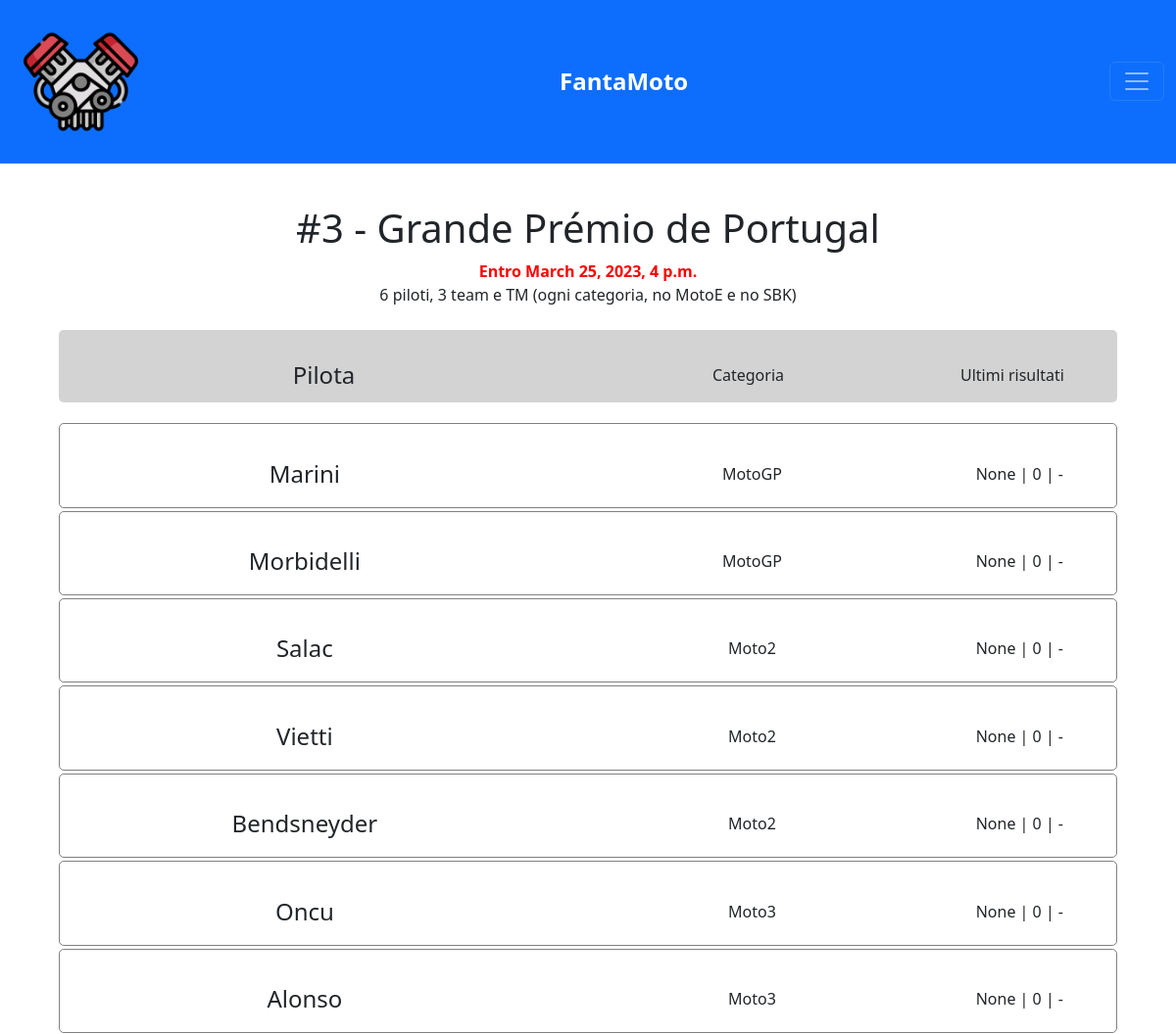
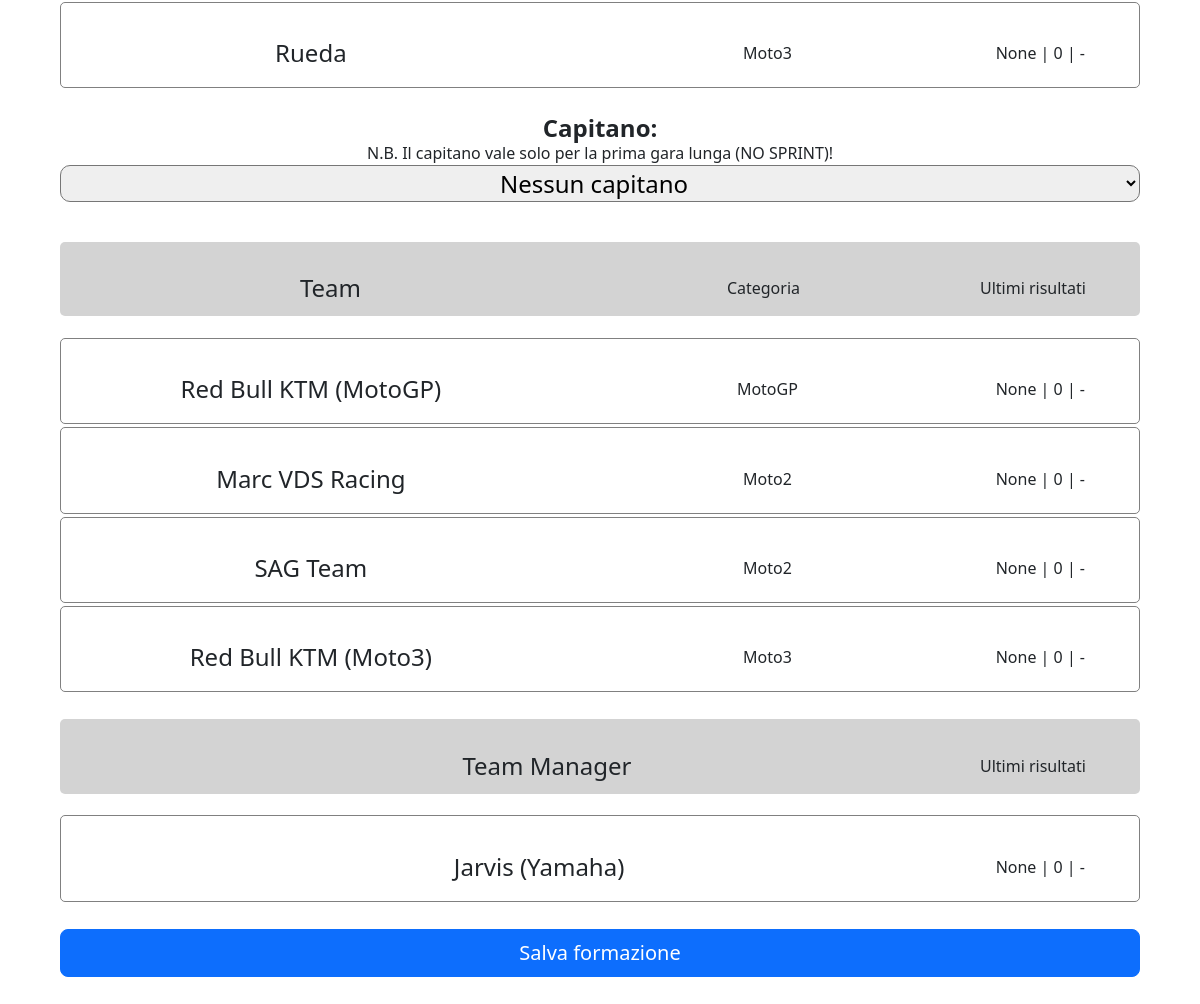
Page /fantamoto/formazione (signed in) on the earlier database version (2 pictures, top to bottom).
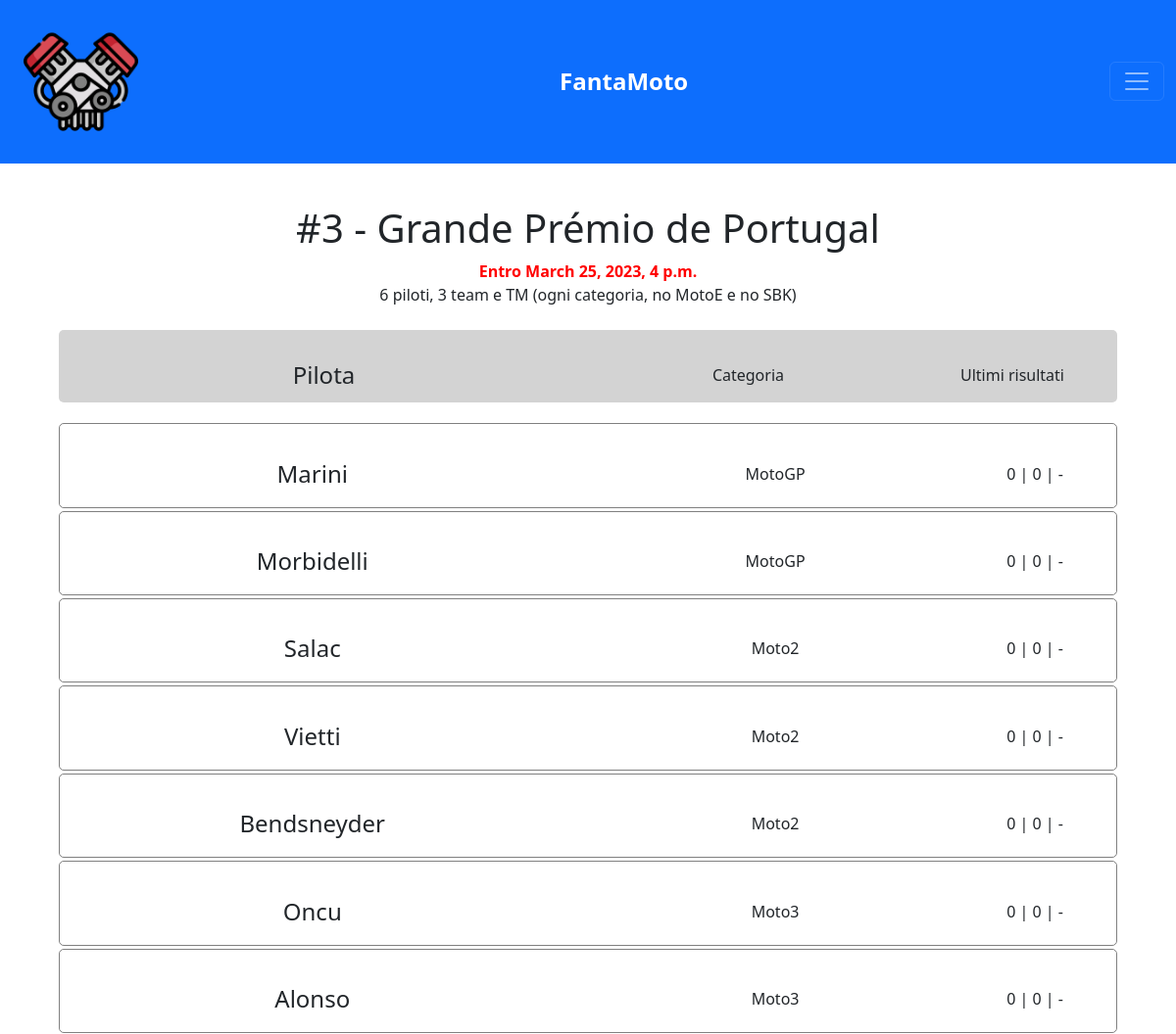
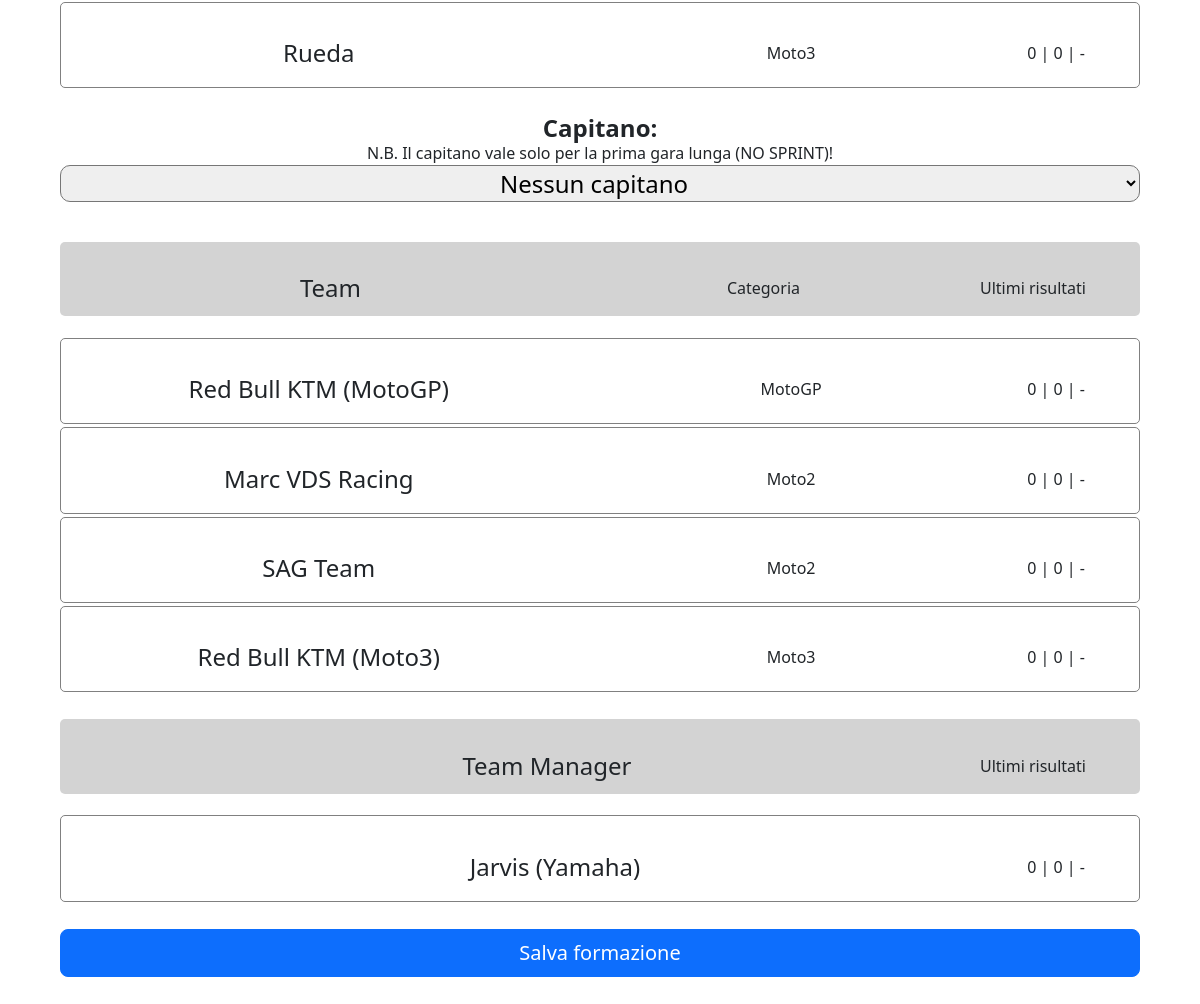
Same page on the later database version (2 pictures, top to bottom).
### fantamotori/models.py (models this page shows)
class Moto_piloti(models.Model):
    nome = models.TextField()
    categoria = models.TextField()
    username = models.TextField(default="a")
    utente = models.ForeignKey(User, on_delete=models.PROTECT)
    gara01 = models.IntegerField(blank=True, null=True)
    gara02 = models.IntegerField(blank=True, null=True)
    gara03 = models.IntegerField(blank=True, null=True)
    gara04 = models.IntegerField(blank=True, null=True)
    gara05 = models.IntegerField(blank=True, null=True)
    gara06 = models.IntegerField(blank=True, null=True)
    gara07 = models.IntegerField(blank=True, null=True)
    gara08 = models.IntegerField(blank=True, null=True)
    gara09 = models.IntegerField(blank=True, null=True)
    gara10 = models.IntegerField(blank=True, null=True)
    gara11 = models.IntegerField(blank=True, null=True)
    gara12 = models.IntegerField(blank=True, null=True)
    gara13 = models.IntegerField(blank=True, null=True)
    gara14 = models.IntegerField(blank=True, null=True)
    gara15 = models.IntegerField(blank=True, null=True)
    gara16 = models.IntegerField(blank=True, null=True)
    gara17 = models.IntegerField(blank=True, null=True)
    gara18 = models.IntegerField(blank=True, null=True)
    gara19 = models.IntegerField(blank=True, null=True)
    gara20 = models.IntegerField(blank=True, null=True)
    gara21 = models.IntegerField(blank=True, null=True)
    gara22 = models.IntegerField(blank=True, null=True)
    gara23 = models.IntegerField(blank=True, null=True)
    totale = models.IntegerField(default=0)

class Moto_team(models.Model):
    nome = models.TextField()
    categoria = models.TextField()
    username = models.TextField(default="a")
    utente = models.ForeignKey(User, on_delete=models.PROTECT)
    gara01 = models.IntegerField(blank=True, null=True)
    gara02 = models.IntegerField(blank=True, null=True)
    gara03 = models.IntegerField(blank=True, null=True)
    gara04 = models.IntegerField(blank=True, null=True)
    gara05 = models.IntegerField(blank=True, null=True)
    gara06 = models.IntegerField(blank=True, null=True)
    gara07 = models.IntegerField(blank=True, null=True)
    gara08 = models.IntegerField(blank=True, null=True)
    gara09 = models.IntegerField(blank=True, null=True)
    gara10 = models.IntegerField(blank=True, null=True)
    gara11 = models.IntegerField(blank=True, null=True)
    gara12 = models.IntegerField(blank=True, null=True)
    gara13 = models.IntegerField(blank=True, null=True)
    gara14 = models.IntegerField(blank=True, null=True)
    gara15 = models.IntegerField(blank=True, null=True)
    gara16 = models.IntegerField(blank=True, null=True)
    gara17 = models.IntegerField(blank=True, null=True)
    gara18 = models.IntegerField(blank=True, null=True)
    gara19 = models.IntegerField(blank=True, null=True)
    gara20 = models.IntegerField(blank=True, null=True)
    gara21 = models.IntegerField(blank=True, null=True)
    gara22 = models.IntegerField(blank=True, null=True)
    gara23 = models.IntegerField(blank=True, null=True)
    totale = models.IntegerField(default=0)

### fantamotori/views.py (the view)
# urls.py: path("fantamoto/formazione", views.moto_formazione, name="fantamoto/formazione"),
@login_required
def moto_formazione(request):
    now = timezone.localtime()
    alldates = Moto_giornata.objects.values_list('data', flat=True)
    alldates = list(alldates)
    for date in alldates:
        date = timezone.localtime(date)
        if date > now:
            nextdate = date
            break
    nextgara = Moto_giornata.objects.get(data=nextdate)
    piloti = Moto_piloti.objects.filter(username=request.user.username)
    teams = Moto_team.objects.filter(username=request.user.username)
    tm = Moto_teammanager.objects.get(username=request.user.username)
    ultime = [nextgara.id - 1, nextgara.id - 2, nextgara.id - 3]
    for i in range(3):
        if ultime[i] == 0 or ultime[i] < 0:
            ultime[i] = 0
    punti_piloti = []
    for pilota in piloti:
        punti_pilota = []
        for giornata in ultime:
            match giornata:
                case 1: punti_g = Moto_piloti.objects.get(nome=pilota.nome).gara01
                case 2: punti_g = Moto_piloti.objects.get(nome=pilota.nome).gara02
                case 3: punti_g = Moto_piloti.objects.get(nome=pilota.nome).gara03
                case 4: punti_g = Moto_piloti.objects.get(nome=pilota.nome).gara04
                case 5: punti_g = Moto_piloti.objects.get(nome=pilota.nome).gara05
                case 6: punti_g = Moto_piloti.objects.get(nome=pilota.nome).gara06
                case 7: punti_g = Moto_piloti.objects.get(nome=pilota.nome).gara07
                case 8: punti_g = Moto_piloti.objects.get(nome=pilota.nome).gara08
                case 9: punti_g = Moto_piloti.objects.get(nome=pilota.nome).gara09
                case 10: punti_g = Moto_piloti.objects.get(nome=pilota.nome).gara10
                case 11: punti_g = Moto_piloti.objects.get(nome=pilota.nome).gara11
                case 12: punti_g = Moto_piloti.objects.get(nome=pilota.nome).gara12
                case 13: punti_g = Moto_piloti.objects.get(nome=pilota.nome).gara13
                case 14: punti_g = Moto_piloti.objects.get(nome=pilota.nome).gara14
                case 15: punti_g = Moto_piloti.objects.get(nome=pilota.nome).gara15
                case 16: punti_g = Moto_piloti.objects.get(nome=pilota.nome).gara16
                case 17: punti_g = Moto_piloti.objects.get(nome=pilota.nome).gara17
                case 18: punti_g = Moto_piloti.objects.get(nome=pilota.nome).gara18
                case 19: punti_g = Moto_piloti.objects.get(nome=pilota.nome).gara19
                case 20: punti_g = Moto_piloti.objects.get(nome=pilota.nome).gara20
                case 21: punti_g = Moto_piloti.objects.get(nome=pilota.nome).gara21
                case 22: punti_g = Moto_piloti.objects.get(nome=pilota.nome).gara22
                case 23: punti_g = Moto_piloti.objects.get(nome=pilota.nome).gara23
                case _: punti_g = "-"
            try:
                punti_pilota.append(punti_g)
            except:
                punti_pilota.append("-")
        punti_piloti.append(punti_pilota)
    punti_teams = []
    for team in teams:
        punti_team = []
        for giornata in ultime:
            match giornata:
                case 1: punti_g = Moto_team.objects.get(nome=team.nome).gara01
                case 2: punti_g = Moto_team.objects.get(nome=team.nome).gara02
                case 3: punti_g = Moto_team.objects.get(nome=team.nome).gara03
                case 4: punti_g = Moto_team.objects.get(nome=team.nome).gara04
                case 5: punti_g = Moto_team.objects.get(nome=team.nome).gara05
                case 6: punti_g = Moto_team.objects.get(nome=team.nome).gara06
                case 7: punti_g = Moto_team.objects.get(nome=team.nome).gara07
                case 8: punti_g = Moto_team.objects.get(nome=team.nome).gara08
                case 9: punti_g = Moto_team.objects.get(nome=team.nome).gara09
                case 10: punti_g = Moto_team.objects.get(nome=team.nome).gara10
                case 11: punti_g = Moto_team.objects.get(nome=team.nome).gara11
                case 12: punti_g = Moto_team.objects.get(nome=team.nome).gara12
                case 13: punti_g = Moto_team.objects.get(nome=team.nome).gara13
                case 14: punti_g = Moto_team.objects.get(nome=team.nome).gara14
                case 15: punti_g = Moto_team.objects.get(nome=team.nome).gara15
                case 16: punti_g = Moto_team.objects.get(nome=team.nome).gara16
                case 17: punti_g = Moto_team.objects.get(nome=team.nome).gara17
                case 18: punti_g = Moto_team.objects.get(nome=team.nome).gara18
                case 19: punti_g = Moto_team.objects.get(nome=team.nome).gara19
                case 20: punti_g = Moto_team.objects.get(nome=team.nome).gara20
                case 21: punti_g = Moto_team.objects.get(nome=team.nome).gara21
                case 22: punti_g = Moto_team.objects.get(nome=team.nome).gara22
                case 23: punti_g = Moto_team.objects.get(nome=team.nome).gara23
                case _: punti_g = "-"
            try:
                punti_team.append(punti_g)
            except:
                punti_team.append("-")
        punti_teams.append(punti_team)
    punti_tm = []
    for giornata in ultime:
        match giornata:
            case 1: punti_g = Moto_teammanager.objects.get(nome=tm.nome).gara01
            case 2: punti_g = Moto_teammanager.objects.get(nome=tm.nome).gara02
            case 3: punti_g = Moto_teammanager.objects.get(nome=tm.nome).gara03
            case 4: punti_g = Moto_teammanager.objects.get(nome=tm.nome).gara04
            case 5: punti_g = Moto_teammanager.objects.get(nome=tm.nome).gara05
            case 6: punti_g = Moto_teammanager.objects.get(nome=tm.nome).gara06
            case 7: punti_g = Moto_teammanager.objects.get(nome=tm.nome).gara07
            case 8: punti_g = Moto_teammanager.objects.get(nome=tm.nome).gara08
            case 9: punti_g = Moto_teammanager.objects.get(nome=tm.nome).gara09
            case 10: punti_g = Moto_teammanager.objects.get(nome=tm.nome).gara10
            case 11: punti_g = Moto_teammanager.objects.get(nome=tm.nome).gara11
            case 12: punti_g = Moto_teammanager.objects.get(nome=tm.nome).gara12
            case 13: punti_g = Moto_teammanager.objects.get(nome=tm.nome).gara13
            case 14: punti_g = Moto_teammanager.objects.get(nome=tm.nome).gara14
            case 15: punti_g = Moto_teammanager.objects.get(nome=tm.nome).gara15
            case 16: punti_g = Moto_teammanager.objects.get(nome=tm.nome).gara16
            case 17: punti_g = Moto_teammanager.objects.get(nome=tm.nome).gara17
            case 18: punti_g = Moto_teammanager.objects.get(nome=tm.nome).gara18
            case 19: punti_g = Moto_teammanager.objects.get(nome=tm.nome).gara19
            case 20: punti_g = Moto_teammanager.objects.get(nome=tm.nome).gara20
            case 21: punti_g = Moto_teammanager.objects.get(nome=tm.nome).gara21
            case 22: punti_g = Moto_teammanager.objects.get(nome=tm.nome).gara22
            case 23: punti_g = Moto_teammanager.objects.get(nome=tm.nome).gara23
            case _: punti_g = "-"
        try:
            punti_tm.append(punti_g)
        except:
            punti_tm.append("-")
    return render(request, "fantamoto/formazione.html", {
        "piloti": piloti,
        "teams": teams,
        "tm": tm,
        "nextgara": nextgara,
        "punti_piloti": punti_piloti,
        "punti_teams": punti_teams,
        "punti_tm": punti_tm,
        "cat": "moto"
    })

### fantamotori/templates/fantamoto/formazione.html (shortened to what the changed rows need)
{% extends "layout.html" %}
{% block body %}
<div class="imppagina">
    <h1 class="form-gara">#{{ nextgara.id }} - {{ nextgara.posto }}</h1>
    <br>
    <form method="POST" action="schieramento">
        {% for pilota in piloti %}
            {% if not nextgara.motoe and pilota.categoria == "MotoE" %}
            <div class="form-opzione" style="display: none;"></div>
            {% elif not nextgara.sbk and pilota.categoria == "SBK" %}
            <div class="form-opzione" style="display: none;"></div>
            {% else %}
            <div class="form-opzione form-moto">
                <div class="form-opnome">
                    <p>{{ pilota.nome }}</p>
                </div>
                <div class="form-opcat">
                    <p>{{ pilota.categoria }}</p>
                </div>
                <div class="form-risultati">
                    <p>
                        {% if forloop.counter == 1 %}{{ punti_piloti.0.0 }} | {{ punti_piloti.0.1 }} | {{ punti_piloti.0.2 }}
                        {% elif forloop.counter == 2 %}{{ punti_piloti.1.0 }} | {{ punti_piloti.1.1 }} | {{ punti_piloti.1.2 }}
                        {% elif forloop.counter == 3 %}{{ punti_piloti.2.0 }} | {{ punti_piloti.2.1 }} | {{ punti_piloti.2.2 }}
                        {% elif forloop.counter == 4 %}{{ punti_piloti.3.0 }} | {{ punti_piloti.3.1 }} | {{ punti_piloti.3.2 }}
                        {% elif forloop.counter == 5 %}{{ punti_piloti.4.0 }} | {{ punti_piloti.4.1 }} | {{ punti_piloti.4.2 }}
                        {% elif forloop.counter == 6 %}{{ punti_piloti.5.0 }} | {{ punti_piloti.5.1 }} | {{ punti_piloti.5.2 }}
                        {% elif forloop.counter == 7 %}{{ punti_piloti.6.0 }} | {{ punti_piloti.6.1 }} | {{ punti_piloti.6.2 }}
                        {% elif forloop.counter == 8 %}{{ punti_piloti.7.0 }} | {{ punti_piloti.7.1 }} | {{ punti_piloti.7.2 }}
                        {% elif forloop.counter == 9 %}{{ punti_piloti.8.0 }} | {{ punti_piloti.8.1 }} | {{ punti_piloti.8.2 }}
                        {% elif forloop.counter == 10 %}{{ punti_piloti.9.0 }} | {{ punti_piloti.9.1 }} | {{ punti_piloti.9.2 }}
                        {% elif forloop.counter == 11 %}{{ punti_piloti.10.0 }} | {{ punti_piloti.10.1 }} | {{ punti_piloti.10.2 }}
                        {% elif forloop.counter == 12 %}{{ punti_piloti.11.0 }} | {{ punti_piloti.11.1 }} | {{ punti_piloti.11.2 }}
                        {% endif %}
                    </p>
                </div>
            </div>
            {% endif %}
        {% endfor %}
        <br>
        {% for team in teams %}
            {% if not nextgara.motoe and team.categoria == "MotoE" %}
            <div class="form-opzione" style="display: none"></div>
            {% elif not nextgara.sbk and team.categoria == "SBK" %}
            <div class="form-opzione" style="display: none"></div>
            {% else %}
            <div class="form-opzione form-moto">
                <div class="form-opnome">
                    <p>{{ team.nome }}</p>
                </div>
                <div class="form-opcat">
                    <p>{{ team.categoria }}</p>
                </div>
                <div class="form-risultati">
                    <p>
                        {% if forloop.counter == 1 %}{{ punti_teams.0.0 }} | {{ punti_teams.0.1 }} | {{ punti_teams.0.2 }}
                        {% elif forloop.counter == 2 %}{{ punti_teams.1.0 }} | {{ punti_teams.1.1 }} | {{ punti_teams.1.2 }}
                        {% elif forloop.counter == 3 %}{{ punti_teams.2.0 }} | {{ punti_teams.2.1 }} | {{ punti_teams.2.2 }}
                        {% elif forloop.counter == 4 %}{{ punti_teams.3.0 }} | {{ punti_teams.3.1 }} | {{ punti_teams.3.2 }}
                        {% elif forloop.counter == 5 %}{{ punti_teams.4.0 }} | {{ punti_teams.4.1 }} | {{ punti_teams.4.2 }}
                        {% elif forloop.counter == 6 %}{{ punti_teams.5.0 }} | {{ punti_teams.5.1 }} | {{ punti_teams.5.2 }}
                        {% endif %}
                    </p>
                </div>
            </div>
            {% endif %}
        {% endfor %}
        <br>
        <div class="form-opzione form-moto">
            <div class="form-risultati">
                <p>{{ punti_tm.0 }} | {{ punti_tm.1 }} | {{ punti_tm.2 }}</p>
            </div>
        </div>
        <br>
    </form>
</div>
{% endblock %}

Differences in the rows shown:
changed Moto_piloti "Marini": punti_piloti "None" → "0"
changed Moto_piloti "Morbidelli": punti_piloti "None" → "0"
changed Moto_piloti "Salac": punti_piloti "None" → "0"
changed Moto_piloti "Vietti": punti_piloti "None" → "0"
changed Moto_piloti "Bendsneyder": punti_piloti "None" → "0"
changed Moto_piloti "Oncu": punti_piloti "None" → "0"
changed Moto_piloti "Alonso": punti_piloti "None" → "0"
changed Moto_piloti "Rueda": punti_piloti "None" → "0"
changed Moto_team "Red Bull KTM (MotoGP)": punti_teams "None" → "0"
changed Moto_team "Marc VDS Racing": punti_teams "None" → "0"
changed Moto_team "SAG Team": punti_teams "None" → "0"
changed Moto_team "Red Bull KTM (Moto3)": punti_teams "None" → "0"
Other differences:
{{ punti_tm.0 }}: "None" → "0"
